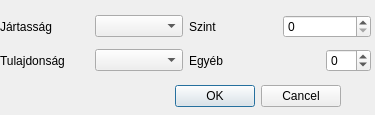
<?xml version="1.0" encoding="UTF-8"?>
<ui version="4.0">
 <class>AddUpdateSkillDialog</class>
 <widget class="QDialog" name="AddUpdateSkillDialog">
  <property name="geometry">
   <rect>
    <x>0</x>
    <y>0</y>
    <width>375</width>
    <height>115</height>
   </rect>
  </property>
  <property name="minimumSize">
   <size>
    <width>375</width>
    <height>115</height>
   </size>
  </property>
  <property name="maximumSize">
   <size>
    <width>375</width>
    <height>115</height>
   </size>
  </property>
  <property name="windowTitle">
   <string>Jártasság</string>
  </property>
  <widget class="QDialogButtonBox" name="confirm_reject_skill_buttonBox">
   <property name="geometry">
    <rect>
     <x>170</x>
     <y>80</y>
     <width>171</width>
     <height>32</height>
    </rect>
   </property>
   <property name="orientation">
    <enum>Qt::Orientation::Horizontal</enum>
   </property>
   <property name="standardButtons">
    <set>QDialogButtonBox::StandardButton::Cancel|QDialogButtonBox::StandardButton::Ok</set>
   </property>
  </widget>
  <widget class="QWidget" name="layoutWidget">
   <property name="geometry">
    <rect>
     <x>0</x>
     <y>10</y>
     <width>371</width>
     <height>68</height>
    </rect>
   </property>
   <layout class="QVBoxLayout" name="verticalLayout">
    <item>
     <layout class="QHBoxLayout" name="horizontalLayout_5">
      <item>
       <layout class="QHBoxLayout" name="horizontalLayout">
        <item>
         <widget class="QLabel" name="skill_label">
          <property name="text">
           <string>Jártasság</string>
          </property>
         </widget>
        </item>
        <item>
         <widget class="QComboBox" name="skill_comboBox"/>
        </item>
       </layout>
      </item>
      <item>
       <layout class="QHBoxLayout" name="horizontalLayout_3">
        <item>
         <widget class="QLabel" name="skill_level_label">
          <property name="text">
           <string>Szint</string>
          </property>
         </widget>
        </item>
        <item>
         <widget class="QSpinBox" name="skill_level_spinBox">
          <property name="minimum">
           <number>0</number>
          </property>
         </widget>
        </item>
       </layout>
      </item>
     </layout>
    </item>
    <item>
     <layout class="QHBoxLayout" name="horizontalLayout_6">
      <item>
       <layout class="QHBoxLayout" name="horizontalLayout_2">
        <item>
         <widget class="QLabel" name="attribute_label">
          <property name="text">
           <string>Tulajdonság</string>
          </property>
         </widget>
        </item>
        <item>
         <widget class="QComboBox" name="attribute_comboBox"/>
        </item>
       </layout>
      </item>
      <item>
       <layout class="QHBoxLayout" name="horizontalLayout_4">
        <item>
         <widget class="QLabel" name="other_mod_label">
          <property name="text">
           <string>Egyéb</string>
          </property>
         </widget>
        </item>
        <item>
         <widget class="QSpinBox" name="other_mod_spinBox">
          <property name="sizePolicy">
           <sizepolicy hsizetype="Fixed" vsizetype="Fixed">
            <horstretch>0</horstretch>
            <verstretch>0</verstretch>
           </sizepolicy>
          </property>
          <property name="minimum">
           <number>-10</number>
          </property>
         </widget>
        </item>
       </layout>
      </item>
     </layout>
    </item>
   </layout>
  </widget>
 </widget>
 <resources/>
 <connections>
  <connection>
   <sender>confirm_reject_skill_buttonBox</sender>
   <signal>accepted()</signal>
   <receiver>AddUpdateSkillDialog</receiver>
   <slot>accept()</slot>
   <hints>
    <hint type="sourcelabel">
     <x>248</x>
     <y>254</y>
    </hint>
    <hint type="destinationlabel">
     <x>157</x>
     <y>274</y>
    </hint>
   </hints>
  </connection>
  <connection>
   <sender>confirm_reject_skill_buttonBox</sender>
   <signal>rejected()</signal>
   <receiver>AddUpdateSkillDialog</receiver>
   <slot>reject()</slot>
   <hints>
    <hint type="sourcelabel">
     <x>316</x>
     <y>260</y>
    </hint>
    <hint type="destinationlabel">
     <x>286</x>
     <y>274</y>
    </hint>
   </hints>
  </connection>
 </connections>
</ui>
